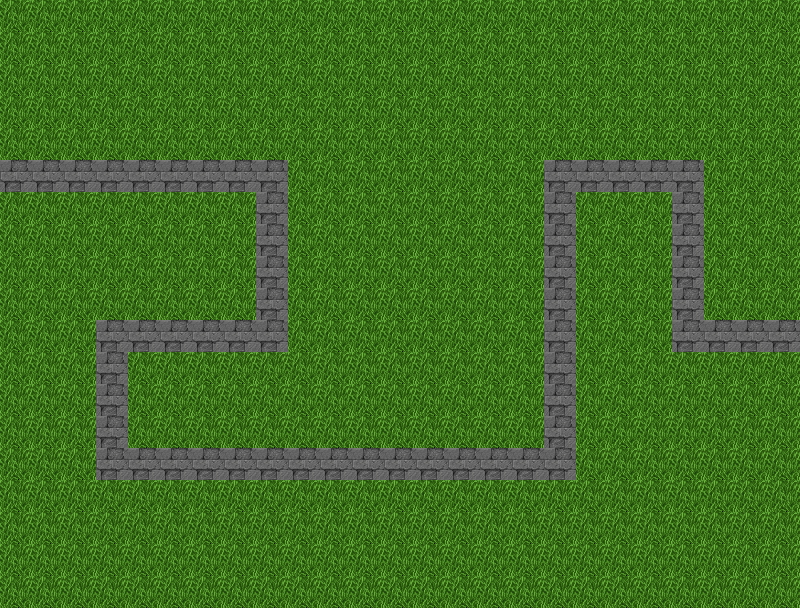

Tiled map render using the project's own tile images. Description and the map definition, with tile-layer contents summarised, below:
An orthogonal 25x19 tile map with 32x32 px tiles, 2 tile layers (Tile Layer 1, Tile Layer 2).

<map version="1.0" orientation="orthogonal" renderorder="right-down" width="25" height="19" tilewidth="32" tileheight="32">
 <tileset firstgid="1" name="tiles" tilewidth="32" tileheight="32">
  <image source="tileset.png" width="512" height="512" />
 </tileset>
 <layer name="Tile Layer 1" width="25" height="19">
  <data>[475 cells, 475 non-empty, 1 distinct tile ids]</data>
 </layer>
 <layer name="Tile Layer 2" width="25" height="19">
  <data>[475 cells, 58 non-empty, 1 distinct tile ids]</data>
 </layer>
</map>
